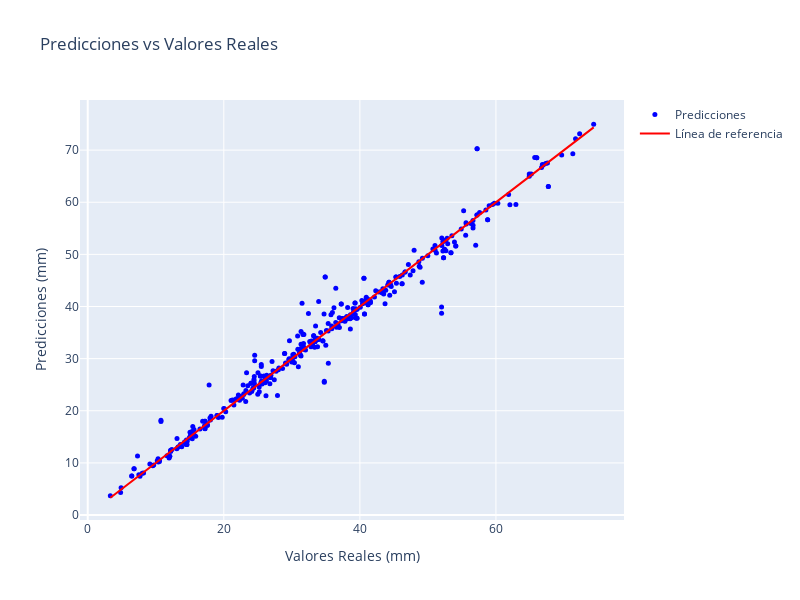

Notebook code cell kept with this figure:
### Code cell
import plotly.graph_objs as go

y_pred = response['report']['predicted'][0]

fig = go.Figure()
fig.add_trace(go.Scatter(
    x=y_test, 
    y=y_pred, 
    mode='markers', 
    name='Predicciones',
    marker=dict(color='blue', size=5)
))
fig.add_trace(go.Scatter(
    x=y_test, 
    y=y_test, 
    mode='lines', 
    name='Línea de referencia',
    line=dict(color='red', width=2)
))
fig.update_layout(
    title='Predicciones vs Valores Reales',
    xaxis_title='Valores Reales (mm)',
    yaxis_title='Predicciones (mm)',
    width=800,
    height=600
)
fig.show()

### Figure 1 — Plotly figure (JSON) as saved in the notebook; plotly's stock layout.template omitted (floating-point values rounded to 4 significant figures; data arrays with more than 128 entries replaced by an {"elided": "..."} marker saying what was removed)
{"data": [{"marker": {"color": "blue", "size": 5}, "mode": "markers", "name": "Predicciones", "type": "scatter", "x": {"elided": "379 float values"}, "y": {"elided": "379 float values"}}, {"line": {"color": "red", "width": 2}, "mode": "lines", "name": "Línea de referencia", "type": "scatter", "x": {"elided": "379 float values"}, "y": {"elided": "379 float values"}}], "layout": {"height": 600, "title": {"text": "Predicciones vs Valores Reales"}, "width": 800, "xaxis": {"title": {"text": "Valores Reales (mm)"}}, "yaxis": {"title": {"text": "Predicciones (mm)"}}}}
